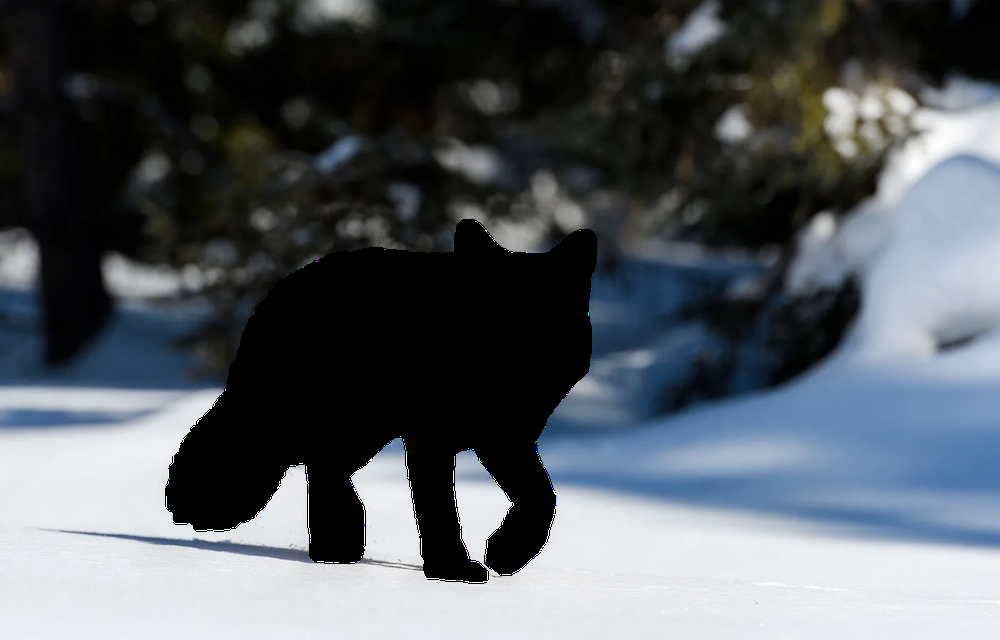
#> input picture fox-R.png, 1000 x 640 px, shrunk from 1600 x 1024 before the run
$ python NPAINT_TELEA.py
#> lines starting #> are read from the running program, lines starting #| are printed output that depends on the picture
import cv2
import numpy as np


#load image and mask
photo_path = './fox-R.png'
mask_path = './fox-m.png'

img = cv2.imread(photo_path)
#> img is the input picture: shape (640, 1000, 3); mean B, G, R 97.7, 91.9, 85.7
mask = cv2.imread(mask_path,0)
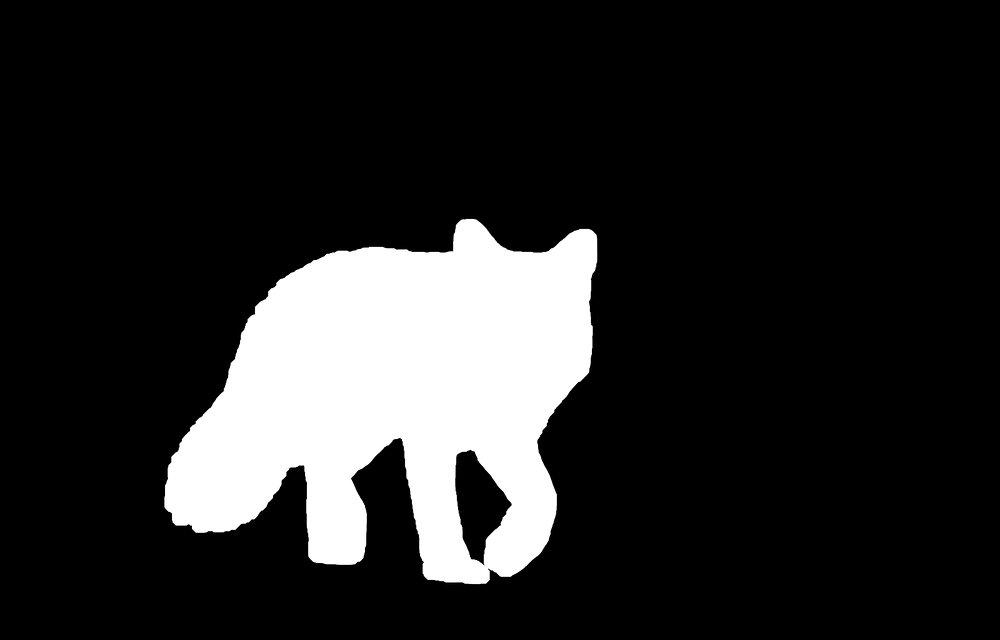
#> input picture fox-M.png, 1000 x 640 px, shrunk from 1600 x 1024 before the run, found by its file name
#> mask is the input picture: shape (640, 1000); min 0, max 255, mean 38.9

#inpainting
dst = cv2.inpaint(img, mask, 3, cv2.INPAINT_TELEA)
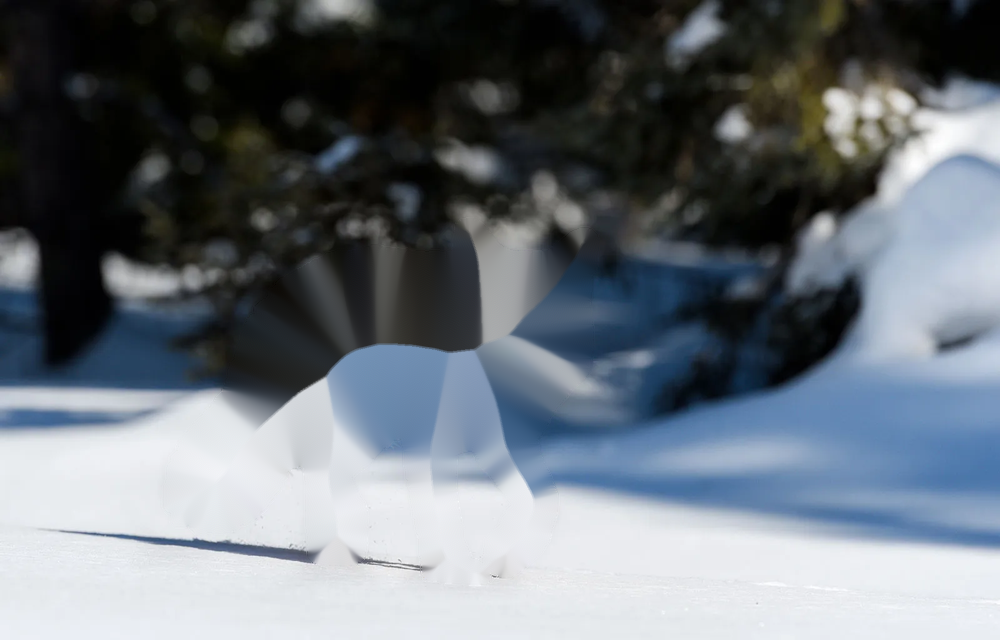
#> dst: shape (640, 1000, 3); mean B, G, R 120.1, 112.7, 105.1

#save inpainted image
cv2.imwrite('./INPAINT_TELEA algorithm/fox-inpainting.png', dst)
